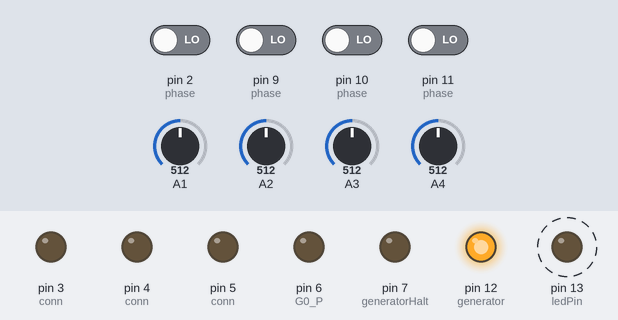
Bench run of a program on a simulated Arduino Uno, built with avr-gcc and run on an emulated ATmega328P. Parts: output pins drawn as LEDs (lit = HIGH). Dashed ring = blinking. The test bench sets the inputs (shaded band); at power-on: pin 2 (phase), pin 9 (phase), pin 10 (phase), pin 11 (phase) LOW, A1 = 512, A2 = 512, A3 = 512, A4 = 512. What the program prints to the serial monitor is not drawn.

Above: at 7.2 s.
7.3 s: pin 2 (phase) driven HIGH
At 8.6 s:
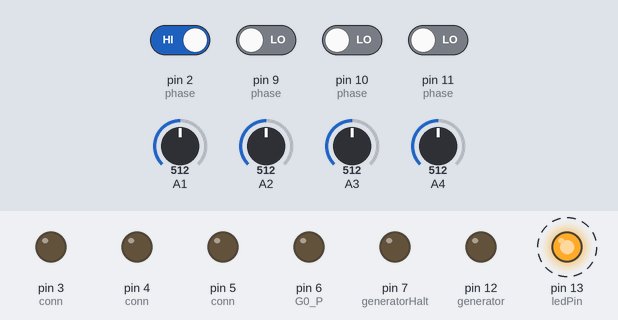
10.3 s: A1 set to 716
13.3 s: A2 set to 716
16.3 s: A3 set to 992
19.3 s: pin 9 (phase) driven HIGH
22.3 s: pin 10 (phase) driven HIGH
At 40.57 s:
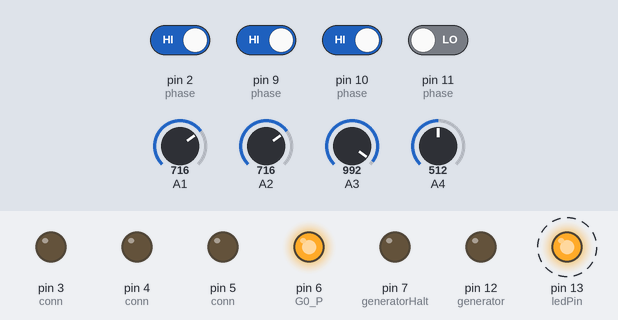
Timing chart, 0 to 42.3 s (numbered marks = the images above; inputs shaded):
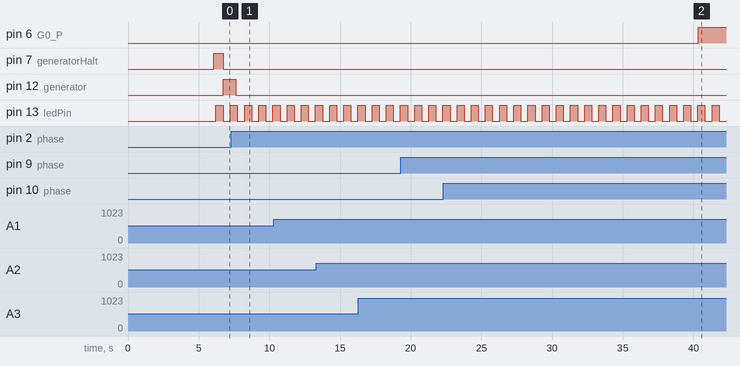

The program:

main.cpp
```cpp
#include <Arduino.h>
#include "Timers.h"
#include "Toggle.h"
#include "Line.h"
#include "Battery.h"
#include "Manchester.h"

#define BOOT_DELAY 6000
#define NO_ERROR 500
#define ON_ERROR 50
#define MINUTE 60
#define BAUDRATE 9600

//safe reconnect delay for refrigerator compressors 5 minutes (300 seconds)
#define COMPRESSOR_DELAY 30

unsigned char ledPin = 13;                             // LED connected to digital pin 13
unsigned char phase[LINES] = {P0,P1,P2,G0};            // phase input pins, 0, 1, 2, generator (input)
unsigned char conn[LINES] = {P0_P,P1_P,P2_P,G0_P};     // phase selector pins, 0, 1, 2, generator (output)
unsigned char generator = 12;                          // generator start signal output pin
unsigned char generatorHalt = 7;                       // generator halt  signal output pin

unsigned char analogs[LINES] = {P0_A,P1_A,P2_A,G0_A};

unsigned char error = 0;
bool powerEnable = false;

Timer blinkTimer;
Timer compTimer;

Battery battery;
Line lineControl;
Toggle blinker;
Manchester manSerial;

void initPins(unsigned char* pins, unsigned char mode, unsigned char num) {
    unsigned char i = 0;
    for(i=0; i < num; i++)
        pinMode(pins[i],mode);
}

void setup() {
    Serial.begin(BAUDRATE);
    manSerial.print("Initializing ... \n");
    pinMode(ledPin, OUTPUT);

    initPins(phase, INPUT, LINES);
    initPins(analogs, INPUT, LINES);
    initPins(conn, OUTPUT, LINES);
    pinMode(generator, OUTPUT);
    pinMode(generatorHalt, OUTPUT);
	blinkTimer.setMS(NO_ERROR);
	compTimer.setS(COMPRESSOR_DELAY);
    battery.check();

    Serial.flush();
    delay(BOOT_DELAY);
    manSerial.print("Done\n");
}

void lineSelect() {
    unsigned char ph = lineControl.inputSelect();
    unsigned char i = 0;
    if (!lineControl.genConnect()) {
        digitalWrite(G0_P,LOW);
        for(i=0; i < 3; i++)
            if(ph == i)
                powerEnable ? digitalWrite(conn[i],HIGH) : digitalWrite(conn[i],LOW);
            else
                digitalWrite(conn[i],LOW);
   } else {
        for(i=0; i < 3; i++)
            digitalWrite(conn[i],LOW);
        powerEnable ? digitalWrite(G0_P,HIGH) : digitalWrite(G0_P,LOW);
   }
}


void outputPatch() {
    lineControl.genStart() ? digitalWrite(generator,HIGH): digitalWrite(generator,LOW);
    lineControl.halt() ? digitalWrite(generatorHalt,HIGH): digitalWrite(generatorHalt,LOW);
    lineSelect();
}

void ledDrive() {
    if(blinker.value() == true)
        digitalWrite(ledPin, HIGH);   // set the LED on
    else
        digitalWrite(ledPin, LOW);    // set the LED off

    if(blinkTimer.event()) {
        blinker.change();
        blinkTimer.reset();
    }

    blinkTimer.update();
}


void errorDrive() {
    if(error == 1) {
        blinkTimer.setMS(ON_ERROR);
    } else {
        blinkTimer.setMS(NO_ERROR);
    }
}

void powerDrive() {
    if(compTimer.event())
        powerEnable = true;
    if(lineControl.Ok() || lineControl.genConnect()) {
        compTimer.update();
    } else {
        powerEnable = false;
        compTimer.reset();
    }
}

void loop() {
    ledDrive();
    battery.update();
    errorDrive();
    powerDrive();
    lineControl.update();
    outputPatch();
}

int main(void) {
    init();
    setup();
    for (;;) {
       loop();
    }
}
```

Battery.cpp
```cpp
#include "Battery.h"
#include <Arduino.h>

void Battery::setup() {
    batTimer.setS(BATSAMP);
    batTimer.reset();
}

Battery::Battery() {
    setup();
}

bool Battery::alarm() {
    bool error = false;
    if(vBat <= MINIMAL_V_LEVEL)
        error = true;
    return error;
}

void Battery::check() {
    int aux = analogRead(VBATPIN);
    vBat = 16.0 * (float) aux / 1023.0;
    logValue();
}

void Battery::logAlarm() {
    manSerial.print("vBat LOW!\n");
}


void Battery::logValue() {
    manSerial.print("vBat: ");
    manSerial.print(vBat);
    manSerial.print("\n");
}

void Battery::update() {
    if(batTimer.event()) {
        check();
        if(alarm())
            logAlarm();
        batTimer.reset();
    }
    batTimer.update();
}
```

Battery.h
```cpp
/*
*  battery.h
*
*/

#ifndef BATTERY_H
#define BATTERY_H
#define BATTERY_VERSION "0"
#include "Module.h"
#include "Timers.h"
#include "Manchester.h"

//input pin
#define VBATPIN A0
//sampling interval (s)
#define BATSAMP 60
//minimum charging voltage (volts)
#define MINIMAL_V_LEVEL 12.4

class Battery: public Module {
    public:
        Battery();
        void update();
        float value();
        bool alarm();
        void logValue();
        void check();
    protected:
        float vBat = 0;
        Timer batTimer;
        Manchester manSerial;
    private:
        void setup();

        void logAlarm();
};

#endif
```

DrumTimer.cpp
```cpp
#include "DrumTimer.h"

void DrumTimer::clear() {
    triggered = false;
    lapTimer.reset();
}

void DrumTimer::reset() {
    status = 0;
    currentSlot = 0;
    lapTimer.setMS(preset[0]);
    clear();
}

DrumTimer::DrumTimer() {
    preset[0] = 0;
    maxSlots = 0;
    loopable = true;
    reset();
}

void DrumTimer::setMS(unsigned long value, unsigned char slot) {
    if (slot < DRUM_SLOTS) {
        preset[slot] = value;
        if(maxSlots < slot)
            maxSlots = slot;
        reset();
    }
}

void DrumTimer::setS(unsigned int s, unsigned char slot) {
    unsigned long aux = s * 1000;
    setMS(aux,slot);
}

void DrumTimer::update() {
    if(lapTimer.event()) {
        if(currentSlot <= maxSlots) {
            currentSlot++;
            status++;
            lapTimer.reset();
        }
        triggered = true;
        lapTimer.setMS(preset[currentSlot]);
    }
    if (currentSlot > maxSlots && loopable)
        reset();
    lapTimer.update();
}

bool DrumTimer::event() {
    bool aux = triggered;
    triggered = false;
    return aux;
}

unsigned char DrumTimer::state() {
    return status;
}

void DrumTimer::loop(bool enable) {
    loopable = enable;
}

unsigned long DrumTimer::valueMS() {
    return lapTimer.valueMS();
}

unsigned long DrumTimer::valueS() {
    return lapTimer.valueS();
}
```

DrumTimer.h
```cpp
/*
*  DrumTimer.h
*
*/

#ifndef DRUM_TIMER_H
#define DRUM_TIMER_H
#define DRUM_TIMER_VERSION "0"
#define DRUM_SLOTS 4
#include "Timers.h"

class DrumTimer {
   public:
      DrumTimer();
      void setMS(unsigned long ms, unsigned char slot);
      void setS(unsigned int s, unsigned char slot);
      void reset();
      void update();
      void clear();
      unsigned long valueMS();
      unsigned long valueS();
      bool event();
      unsigned char state();
      void loop(bool enable);
   private:
      Timer lapTimer;
      unsigned long preset[DRUM_SLOTS];
      unsigned char status;
      unsigned char currentSlot;
      unsigned char maxSlots;
      bool triggered;
      bool loopable;
};

#endif
```

Generator.cpp
```cpp
#include "Generator.h"
#include <Arduino.h>
//generator warmup 5 minutes (300 seconds)
#define GEN_SAFE 3

//generator guard 10 minutes (600 seconds)
#define GEN_GUARD 6

//generator cooldown 5 minutes (300 seconds)
#define GEN_COOL 3

#define STATE_WARMUP 0
#define STATE_GUARD 1
#define STATE_COOLDOWN 2
#define STATE_HALTED 3


void Generator::setup() {
    cycleTimer.setS(GEN_SAFE,0);
    cycleTimer.setS(GEN_GUARD,1);
    cycleTimer.setS(GEN_COOL,2);
    cycleTimer.loop(false);
}

bool Generator::in_halt() {
    if (cycleTimer.state() == STATE_HALTED)
        return true;
    else
        return false;
}

void Generator::update(bool startS, bool started) {
    /*if(cycleTimer.event()) {
        manSerial.print("Generator event: ");
        manSerial.print(cycleTimer.state());
        manSerial.print("\n");
    }*/
    lineStatus = startS;
    switch(cycleTimer.state()) {
        case STATE_HALTED:
            cycleTimer.reset();
        break;
        case STATE_WARMUP:
            if (started && startS)
                cycleTimer.update();
            else
                cycleTimer.reset();
        break;
        case STATE_GUARD:
            if(started) {
                if (!startS)
                    cycleTimer.update();
                else
                    cycleTimer.clear();
            } else {
                cycleTimer.reset();
            }
        break;
        case STATE_COOLDOWN:
            if(started) {
                if (!startS)
                    cycleTimer.update();
                else
                    cycleTimer.reset();
            } else {
                cycleTimer.reset();
            }
        break;
        default:
            cycleTimer.reset();
        break;
    }
}

void Generator::reset() {
    cycleTimer.reset();
}

Generator::Generator() {
    setup();
}

bool Generator::connect() {
    if(cycleTimer.state() == STATE_GUARD)
        return true;
    else
        return false;
}

bool Generator::false_warmup() {
    if(cycleTimer.state() == STATE_WARMUP && lineStatus == false)
        return true;
    else
        return false;
}

bool Generator::halt() {
    if (in_halt() || false_warmup())
        return true;
    else
        return false;
}
```

Generator.h
```cpp
#ifndef GENERATOR_H
#define GENERATOR_H
#define GENERATOR_VERSION "0"

#include "DrumTimer.h"
#include "Manchester.h"

class Generator {
    public:
        Generator();
        void setup();
        void update(bool start, bool started);
        void reset();
        bool connect(); //safe to connect generator
        bool halt();    //halt generator
    private:
        DrumTimer cycleTimer;
        bool in_halt();
        bool false_warmup();    //halt generator
        bool lineStatus;
   protected:
        Manchester manSerial;
};


#endif
```

Line.cpp
```cpp
#include <Arduino.h>
#include "Line.h"
#define VDEF 0.0
#define CON 1
#define DIS 0


void Line::setup() {
    // some[LINES] = phases[LINES]; many[LINES] = LINES * LINES
    // initialize sample memory
    unsigned char some[LINES] = {CON,CON,CON,CON};
    unsigned char many[INITP] = {CON,CON,CON,CON,CON,CON,CON,CON,CON,CON,CON,CON,CON,CON,CON,CON};
    float someF[LINES] = {VDEF,VDEF,VDEF,VDEF};
    float manyF[INITP] = {VDEF,VDEF,VDEF,VDEF,VDEF,VDEF,VDEF,VDEF,VDEF,VDEF,VDEF,VDEF,VDEF,VDEF,VDEF,VDEF};
    unsigned char phases[LINES] = {P0,P1,P2,G0};
    unsigned char analogs[LINES] = {P0_A,P1_A,P2_A,G0_A};
    sampleIndex = 0;
    memcpy(status,some,sizeof(unsigned char) * LINES);
    memcpy(sample,many,sizeof(unsigned char) * INITP);
    memcpy(phase,phases,sizeof(unsigned char) * LINES);
    memcpy(analog,analogs,sizeof(unsigned char) * LINES);
    memcpy(voltages,someF,sizeof(float) * LINES);
    memcpy(vSample,manyF,sizeof(float) * INITP);

    sampleTimer.setMS(SAMPLE_INTERVAL);
    sampleTimer.reset();
    changeTimer.setMS(CHANGE_INTERVAL);
    changeTimer.reset();
}

//generator start signal
bool Line::genStart() {
    if(status[3] == DIS && !Ok())
        return true;
    else
        return false;
}

bool Line::genStarted() {
    return !genStart();
}

bool Line::genConnect() {
    return generator.connect();
}

float Line::vThr(unsigned char vindex) {
    float aux = voltages[vindex] * CHANGE_THRESHOLD / 100.0;
    float log = voltages[vindex] - aux;
    return log;
}

unsigned char Line::phaseSelect() {
    if(vThr(0) > voltages[1]) {
        if (vThr(2) > voltages[0])
            return 2;
        else
            return 0;
    } else {
        if (vThr(2) > voltages[1])
            return 2;
        else
            return 1;
    }
}


// line present (Lp)
bool Line::Ok() {
    if(status[0] == DIS || status[1] == DIS || status[2] == DIS)
        return false;
    else
        return true;
}

bool Line::halt() {
   return generator.halt();
}

void Line::generatorMSG() {
    manSerial.print("No power present at the mains, starting generator ...\n");
}

void Line::mainsMSG() {
    manSerial.print("Power present, reconnecting to the mains ...\n");
}

void Line::abnormalMSG() {
    manSerial.print("Abnormal power input!\n");
}

Line::Line() {
    setup();
}

float Line::voltageRead(unsigned char pin) {
    int aux = analogRead(pin);
    //value for three phase 440v
    float vRead = 254.03 * (float) aux / 1023.0;
    return vRead;
}

void Line::outVoltages() {
    unsigned char i = 0;

    for(i=0; i < LINES; i++) {
        manSerial.print("Voltage ");
        switch(i) {
            case 0:
                manSerial.print("phase R: ");
            break;
            case 1:
                manSerial.print("phase S: ");
            break;
            case 2:
                manSerial.print("phase T: ");
            break;
            case 3:
                manSerial.print("phase G: ");
            break;
        }
        manSerial.print(voltages[i]);
        manSerial.print("V\n");
    }
}

//phase sample & status update
bool Line::checkPhases() {
    unsigned char phaseChange[LINES]  = {DIS,DIS,DIS,DIS};
    unsigned char i = 0;
    unsigned char j = 0;
    unsigned char k = 0;
    unsigned char l = 0;
    unsigned char m = 0;
    unsigned char limit = sampleIndex + LINES;
    bool changed = false;
    float sum = 0;

    if (sampleIndex < INITP) {
        for(i=sampleIndex; i < limit; i++) {
            l = i - sampleIndex;
            sample[i] = digitalRead(phase[l]);
            vSample[i] = voltageRead(analog[l]);
        }
        sampleIndex += LINES;
    } else {
        sampleIndex = 0;
        for(i=0; i < LINES; i++) {
            j = i + LINES;
            k = i + LINES2;
            m = i + LINES3;
            phaseChange[i] = sample[i] | sample[j] | sample[k] | sample[m];
            if(status[i] != phaseChange[i])
                 changed = true;
            status[i] = phaseChange[i];
            sum = vSample[i] + vSample[j] + vSample[k] + vSample[m];
            voltages[i] = sum / 4.0;
        }
    }

    return changed;
}

//abnormal line condition
bool Line::fail() {

    if(status[2] == DIS && status[0] == CON && status[1] == DIS) {
        abnormalMSG();
        return true;
    }

    if(status[2] == DIS && status[0] == DIS && status[1] == CON) {
        abnormalMSG();
        return true;
    }

    if(status[2] == DIS && status[0] == CON && status[1] == CON) {
        abnormalMSG();
        return true;
    }

    if(status[2] == CON && status[0] == DIS && status[1] == DIS) {
        abnormalMSG();
        return true;
    }

    if(status[2] == CON && status[0] == CON && status[1] == DIS) {
        abnormalMSG();
        return true;
    }

    if(status[2] == CON && status[0] == DIS && status[1] == CON) {
        abnormalMSG();
        return true;
    }

    return false;
}

//phase update log
void Line::phaseUpdate() {
    unsigned char i,j = 0;
    bool failure = fail();

    for(i=0; i < LINES; i++) {
        if (status[i] == DIS) {
            j = i + 1;
            manSerial.print("Phase ");
            manSerial.print(j);
            manSerial.print(": disconnected\n");
        }
    }

    if(failure) {
        return;
    }

    if(!Ok()) {
        if(genStart()) {
            generatorMSG();
        }
    } else {
        mainsMSG();
    }

    outVoltages();
}

unsigned char Line::inputSelect() {
    return currentPhase;
}

void Line::changePhase() {
    unsigned char oldPhase = currentPhase;
    if(changeTimer.event()) {
        changeTimer.reset();
        currentPhase = phaseSelect();
        //delta Phase
        if (oldPhase != currentPhase)
            outVoltages();
    } else {
        changeTimer.update();
    }
}

void Line::samplePhase() {
   if(sampleTimer.event()) {
        sampleTimer.reset();
        if(checkPhases())
            phaseUpdate();
    } else {
        sampleTimer.update();
    }
}

//main control loop
void Line::update() {
    samplePhase();
    changePhase();
    generator.update(!Ok(),genStarted());
}
```

Line.h
```cpp
/*
*  line.h
*/
#ifndef LINE_H
#define LINE_H
#define LINE_VERSION "0"

#include "Timers.h"
#include "Generator.h"
#include <Arduino.h>
#include "Manchester.h"

//discrete line input presence pins Phase 0, Phase 1, Phase 2, Generator Phase
#define P0 9
#define P1 10
#define P2 11
#define G0 2

//discrete power input control pins, 3 Phases, 1 Generator
#define P0_P 3
#define P1_P 4
#define P2_P 5
#define G0_P 6

//analog phase voltage readout
#define P0_A A1
#define P1_A A2
#define P2_A A3
#define G0_A A4

//lines (three phase, one generator)
#define LINES 4
//lines * 2
#define LINES2 8
//lines * 3
#define LINES3 12
//lines * LINES
#define INITP 16

//line presence sampling interval (ms) 30 for 50Hz, 25 for 60Hz, with RC optocoupler inputs
#define SAMPLE_INTERVAL 30

//ṕhase change limit interval (ms)
#define CHANGE_INTERVAL 50

//voltage threshold %
#define CHANGE_THRESHOLD 10.0

class Line {
    public:
        Line();
        bool genStart();
        bool genStarted();
        bool genConnect();
        bool Ok();
        bool fail();
        bool halt();

        void update();
        void setup();
        unsigned char inputSelect();
    private:
        Generator generator;
        Timer sampleTimer;
        Timer changeTimer;
        float vThr(unsigned char vindex);
        unsigned char phaseSelect();
        unsigned char sampleIndex;
        unsigned char sample[INITP];
        unsigned char status[LINES];
        unsigned char phase[LINES];
        unsigned char currentPhase;
        float voltages[LINES];
        unsigned char analog[LINES];
        float vSample[INITP];
        float voltageRead(unsigned char pin);
        bool checkPhases();
        void phaseUpdate();
        void generatorMSG();
        void mainsMSG();
        void abnormalMSG();
        void outVoltages();
        void samplePhase();
        void changePhase();
    protected:
        Manchester manSerial;
};

#endif
```

Manchester.h
```cpp
/*
*  Manchester.h
*   MANCHESTER Interface
*
*/

#ifndef MANCHESTER_H
#define MANCHESTER_H
#define MANCHESTER_VERSION "0"

class Manchester {
    public:
        unsigned char* encode(unsigned char byte);
        unsigned char decode(unsigned char* encoded);
        void print(const char* string);
        void print(float arg);
        void print(int arg);
    protected:
        unsigned char buffer[2];
        void table(unsigned char index);
        unsigned char Rtable(unsigned char a, unsigned char b);
    private:
};

#endif
```

Module.h
```cpp
/*
*  Module.h
*   Module Interface
*   It has two main methods for setup, and loop (update)
*/

#ifndef MODULE_H
#define MODULE_H
#define MODULE_VERSION "0"

class Module {
    public:
        virtual void setup(void);
        virtual void update(void);
    protected:
    private:
};

#endif
```

Source omitted: Manchester.cpp (58624 bytes), Timers.cpp (1110 bytes), Timers.h (473 bytes), Toggle.cpp (304 bytes), Toggle.h (273 bytes)

Measured:
- after the input at 7.3 s, pin 12 (generator): HIGH → LOW after 0.32 s
- by itself, pin 13 (ledPin): alternates HIGH for 0.50 s and LOW for 0.50 s
